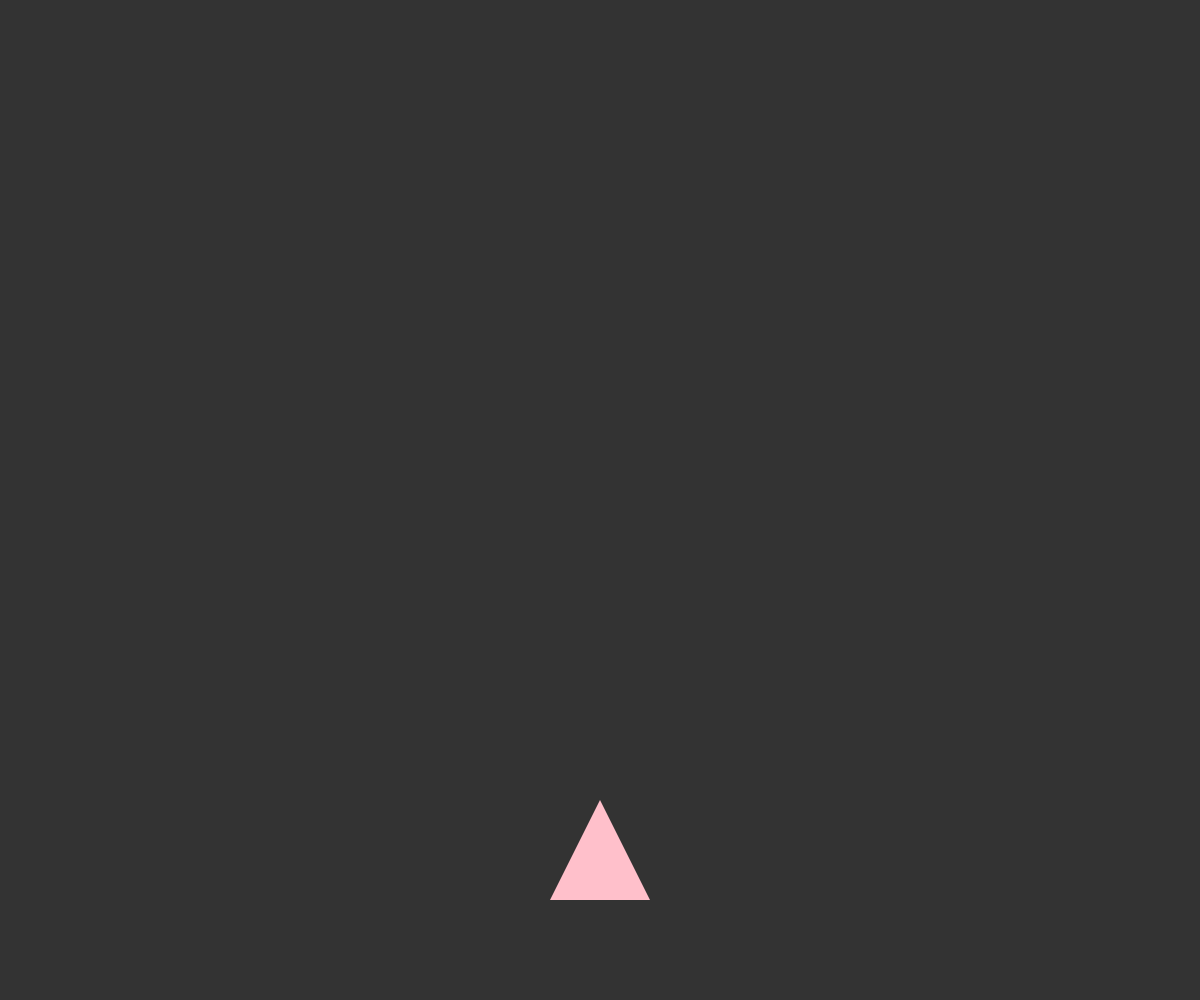
Frame 1 (no input)
Frame 60 (no input): identical to frame 1, image omitted
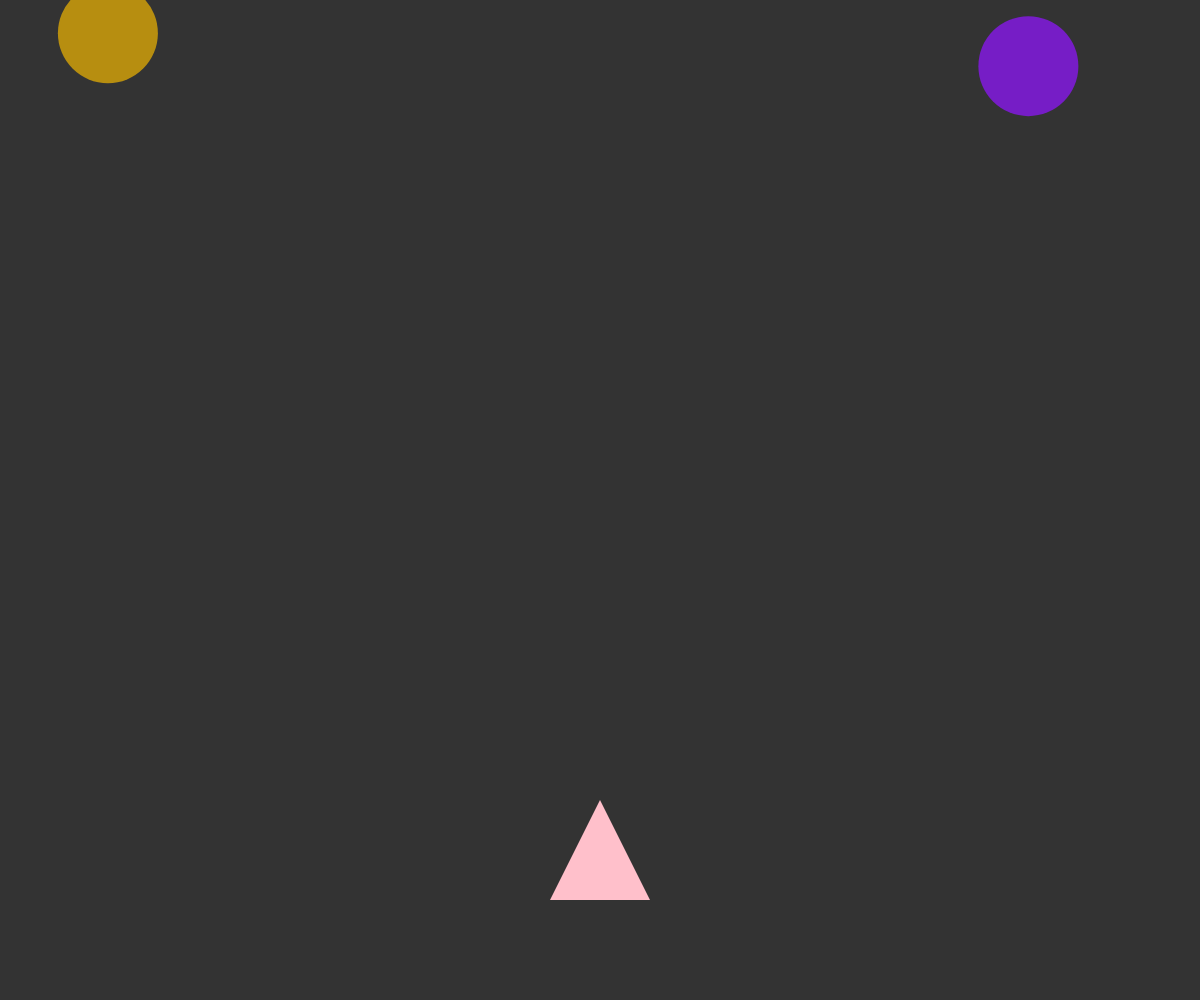
Frame 120 (the mouse pressed at the canvas centre since frame 60)

The p5.js sketch that drew these frames (run headless with seeded random() and noise() and a simulated clock; from frame 60 on, the mouse is pressed at the canvas centre):

// p5.js sketch
// ── sketch.js
/*
	mmp 310 week 9
	spaceship object
*/

var spaceship = { 
	x: 0, 
	y: 200,
	size: 50,
	speed: 5,
	display: function () {
		fill('pink');
		triangle(
			this.x, this.y, 
			this.x - this.size, this.y + this.size * 2, 
			this.x + this.size, this.y + this.size * 2
		);
	},
	update: function () {
		if (keyIsDown(RIGHT_ARROW)) {
			this.x += this.speed;
		}
	
		if (keyIsDown(LEFT_ARROW)) {
			this.x -= this.speed;
		}
	}
};

var asteroids = [];

function setup() {
	createCanvas(windowWidth, windowHeight);
	noStroke();
	
	// position the spaceship at start of game
	spaceship.x = width/2;
	spaceship.y = height - 200;
}

function draw() {
	background(51);
	
	// adds random asteroid
	if (random(100) > 99) {
		// create an asteroid
		asteroids.push(new Asteroid());
	}
	
	spaceship.display();
	spaceship.update();
	
	for (let i = 0; i < asteroids.length; i++) {
		asteroids[i].display();
		asteroids[i].update();
		asteroids[i].collide();
	}
}







// ── asteroid.js
/*
	asteroid class
*/

class Asteroid {
	constructor() {
		this.x = random(width);
		this.y = -100;
		this.size = 100;
		this.speed = {
			x: random(-1, 1),
			y: random(5)
		};
		this.color = color(random(100, 200), random(200), random(200));
	}
	
	display() {
		fill(this.color);
		noStroke();
		ellipse(this.x, this.y, this.size);
	}
	
	update() {
		this.x += this.speed.x;
		this.y += this.speed.y;
	}
	
	collide() {
		var d = dist(this.x, this.y, spaceship.x, spaceship.y);
		if (d < this.size / 2) {
			textSize(100);
			textAlign(CENTER, CENTER);
			fill('orange');
			text("You died", width/2, height/2);
			noLoop();	
		}
	}
}
